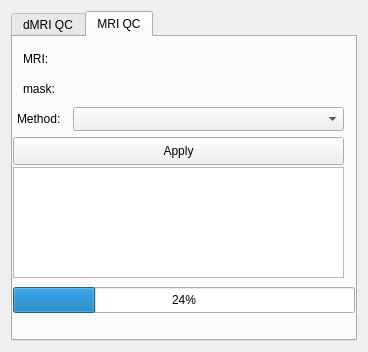
<?xml version="1.0" encoding="UTF-8"?>
<ui version="4.0">
 <class>QCNet</class>
 <widget class="qMRMLWidget" name="QCNet">
  <property name="geometry">
   <rect>
    <x>0</x>
    <y>0</y>
    <width>368</width>
    <height>352</height>
   </rect>
  </property>
  <layout class="QVBoxLayout" name="verticalLayout">
   <item>
    <widget class="QTabWidget" name="tabWidget">
     <property name="currentIndex">
      <number>1</number>
     </property>
     <widget class="QWidget" name="tab">
      <attribute name="title">
       <string>dMRI QC</string>
      </attribute>
      <widget class="QPushButton" name="DMRIApplyButton">
       <property name="enabled">
        <bool>true</bool>
       </property>
       <property name="geometry">
        <rect>
         <x>0</x>
         <y>170</y>
         <width>342</width>
         <height>28</height>
        </rect>
       </property>
       <property name="toolTip">
        <string>Run the algorithm.</string>
       </property>
       <property name="text">
        <string>Apply</string>
       </property>
      </widget>
      <widget class="QLabel" name="label_5">
       <property name="geometry">
        <rect>
         <x>10</x>
         <y>70</y>
         <width>45</width>
         <height>24</height>
        </rect>
       </property>
       <property name="text">
        <string>bval:</string>
       </property>
      </widget>
      <widget class="QLabel" name="label_6">
       <property name="geometry">
        <rect>
         <x>10</x>
         <y>100</y>
         <width>45</width>
         <height>24</height>
        </rect>
       </property>
       <property name="text">
        <string>bvec:</string>
       </property>
      </widget>
      <widget class="QLabel" name="label_7">
       <property name="geometry">
        <rect>
         <x>10</x>
         <y>10</y>
         <width>36</width>
         <height>24</height>
        </rect>
       </property>
       <property name="text">
        <string>dwi:</string>
       </property>
      </widget>
      <widget class="qMRMLNodeComboBox" name="DMRIInputSelector">
       <property name="enabled">
        <bool>true</bool>
       </property>
       <property name="geometry">
        <rect>
         <x>60</x>
         <y>10</y>
         <width>273</width>
         <height>24</height>
        </rect>
       </property>
       <property name="toolTip">
        <string>Pick the input to the algorithm.</string>
       </property>
       <property name="nodeTypes">
        <stringlist notr="true">
         <string>vtkMRMLScalarVolumeNode</string>
        </stringlist>
       </property>
       <property name="showChildNodeTypes">
        <bool>false</bool>
       </property>
       <property name="addEnabled">
        <bool>false</bool>
       </property>
       <property name="removeEnabled">
        <bool>false</bool>
       </property>
       <property name="SlicerParameterName" stdset="0">
        <string>inputVolume</string>
       </property>
      </widget>
      <widget class="QLabel" name="label_8">
       <property name="geometry">
        <rect>
         <x>10</x>
         <y>40</y>
         <width>45</width>
         <height>24</height>
        </rect>
       </property>
       <property name="text">
        <string>mask:</string>
       </property>
      </widget>
      <widget class="ctkPathLineEdit" name="PathLineEdit_bval">
       <property name="geometry">
        <rect>
         <x>60</x>
         <y>70</y>
         <width>271</width>
         <height>24</height>
        </rect>
       </property>
      </widget>
      <widget class="QPushButton" name="pushButton_save_discard">
       <property name="geometry">
        <rect>
         <x>0</x>
         <y>200</y>
         <width>342</width>
         <height>28</height>
        </rect>
       </property>
       <property name="text">
        <string>Save Discard</string>
       </property>
      </widget>
      <widget class="ctkPathLineEdit" name="PathLineEdit_mask_dMRI">
       <property name="geometry">
        <rect>
         <x>60</x>
         <y>40</y>
         <width>271</width>
         <height>24</height>
        </rect>
       </property>
      </widget>
      <widget class="QComboBox" name="DMRIMethodSelector">
       <property name="geometry">
        <rect>
         <x>60</x>
         <y>130</y>
         <width>271</width>
         <height>24</height>
        </rect>
       </property>
      </widget>
      <widget class="ctkPathLineEdit" name="PathLineEdit_bvec">
       <property name="geometry">
        <rect>
         <x>60</x>
         <y>100</y>
         <width>271</width>
         <height>24</height>
        </rect>
       </property>
      </widget>
      <widget class="QLabel" name="label_9">
       <property name="geometry">
        <rect>
         <x>4</x>
         <y>130</y>
         <width>61</width>
         <height>24</height>
        </rect>
       </property>
       <property name="text">
        <string>Method:</string>
       </property>
      </widget>
      <widget class="QProgressBar" name="DMRIProgressBar">
       <property name="geometry">
        <rect>
         <x>0</x>
         <y>230</y>
         <width>342</width>
         <height>26</height>
        </rect>
       </property>
       <property name="value">
        <number>24</number>
       </property>
      </widget>
     </widget>
     <widget class="QWidget" name="tab_2">
      <attribute name="title">
       <string>MRI QC</string>
      </attribute>
      <widget class="qMRMLNodeComboBox" name="MRIInputSelector">
       <property name="enabled">
        <bool>true</bool>
       </property>
       <property name="geometry">
        <rect>
         <x>60</x>
         <y>10</y>
         <width>273</width>
         <height>24</height>
        </rect>
       </property>
       <property name="toolTip">
        <string>Pick the input to the algorithm.</string>
       </property>
       <property name="nodeTypes">
        <stringlist notr="true">
         <string>vtkMRMLScalarVolumeNode</string>
        </stringlist>
       </property>
       <property name="showChildNodeTypes">
        <bool>false</bool>
       </property>
       <property name="addEnabled">
        <bool>false</bool>
       </property>
       <property name="removeEnabled">
        <bool>false</bool>
       </property>
       <property name="SlicerParameterName" stdset="0">
        <string>inputVolume</string>
       </property>
      </widget>
      <widget class="QPushButton" name="MRIApplyButton">
       <property name="enabled">
        <bool>true</bool>
       </property>
       <property name="geometry">
        <rect>
         <x>0</x>
         <y>100</y>
         <width>331</width>
         <height>28</height>
        </rect>
       </property>
       <property name="toolTip">
        <string>Run the algorithm.</string>
       </property>
       <property name="text">
        <string>Apply</string>
       </property>
      </widget>
      <widget class="QComboBox" name="MRIMethodSelector">
       <property name="geometry">
        <rect>
         <x>60</x>
         <y>70</y>
         <width>271</width>
         <height>24</height>
        </rect>
       </property>
      </widget>
      <widget class="QProgressBar" name="MRIProgressBar">
       <property name="geometry">
        <rect>
         <x>0</x>
         <y>250</y>
         <width>342</width>
         <height>26</height>
        </rect>
       </property>
       <property name="value">
        <number>24</number>
       </property>
      </widget>
      <widget class="QLabel" name="label_10">
       <property name="geometry">
        <rect>
         <x>10</x>
         <y>40</y>
         <width>45</width>
         <height>24</height>
        </rect>
       </property>
       <property name="text">
        <string>mask:</string>
       </property>
      </widget>
      <widget class="QLabel" name="label_11">
       <property name="geometry">
        <rect>
         <x>4</x>
         <y>70</y>
         <width>61</width>
         <height>24</height>
        </rect>
       </property>
       <property name="text">
        <string>Method:</string>
       </property>
      </widget>
      <widget class="QLabel" name="label_12">
       <property name="geometry">
        <rect>
         <x>10</x>
         <y>10</y>
         <width>36</width>
         <height>24</height>
        </rect>
       </property>
       <property name="text">
        <string>MRI:</string>
       </property>
      </widget>
      <widget class="ctkPathLineEdit" name="PathLineEdit_mask_MRI">
       <property name="geometry">
        <rect>
         <x>60</x>
         <y>40</y>
         <width>271</width>
         <height>24</height>
        </rect>
       </property>
      </widget>
      <widget class="QTextEdit" name="LogTextEdit_MRI">
       <property name="geometry">
        <rect>
         <x>0</x>
         <y>130</y>
         <width>331</width>
         <height>111</height>
        </rect>
       </property>
      </widget>
     </widget>
    </widget>
   </item>
  </layout>
 </widget>
 <customwidgets>
  <customwidget>
   <class>ctkPathLineEdit</class>
   <extends>QWidget</extends>
   <header>ctkPathLineEdit.h</header>
  </customwidget>
  <customwidget>
   <class>qMRMLNodeComboBox</class>
   <extends>QWidget</extends>
   <header>qMRMLNodeComboBox.h</header>
  </customwidget>
  <customwidget>
   <class>qMRMLWidget</class>
   <extends>QWidget</extends>
   <header>qMRMLWidget.h</header>
   <container>1</container>
  </customwidget>
 </customwidgets>
 <resources/>
 <connections>
  <connection>
   <sender>QCNet</sender>
   <signal>mrmlSceneChanged(vtkMRMLScene*)</signal>
   <receiver>DMRIInputSelector</receiver>
   <slot>setMRMLScene(vtkMRMLScene*)</slot>
   <hints>
    <hint type="sourcelabel">
     <x>198</x>
     <y>348</y>
    </hint>
    <hint type="destinationlabel">
     <x>152</x>
     <y>64</y>
    </hint>
   </hints>
  </connection>
  <connection>
   <sender>QCNet</sender>
   <signal>mrmlSceneChanged(vtkMRMLScene*)</signal>
   <receiver>MRIInputSelector</receiver>
   <slot>setMRMLScene(vtkMRMLScene*)</slot>
   <hints>
    <hint type="sourcelabel">
     <x>167</x>
     <y>346</y>
    </hint>
    <hint type="destinationlabel">
     <x>124</x>
     <y>62</y>
    </hint>
   </hints>
  </connection>
 </connections>
</ui>
